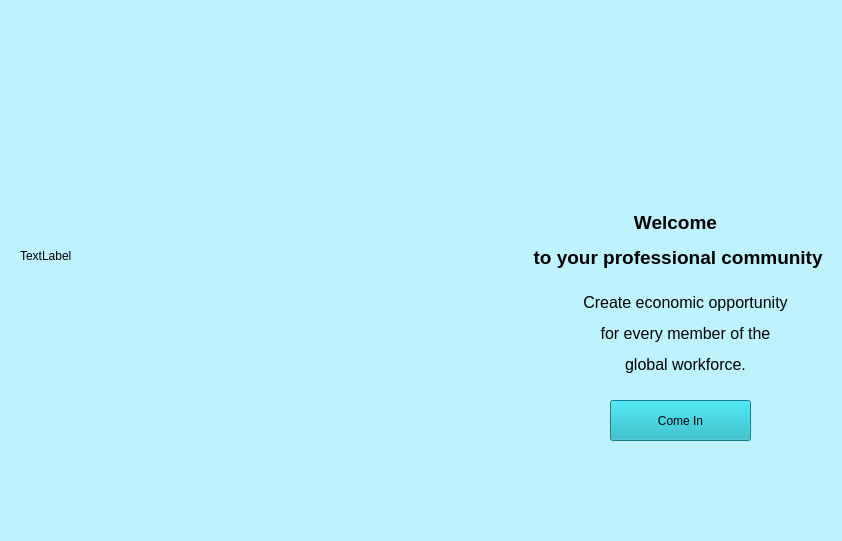
<?xml version="1.0" encoding="UTF-8"?>
<ui version="4.0">
 <class>WelcomeWindow</class>
 <widget class="QMainWindow" name="WelcomeWindow">
  <property name="geometry">
   <rect>
    <x>0</x>
    <y>0</y>
    <width>842</width>
    <height>541</height>
   </rect>
  </property>
  <property name="windowTitle">
   <string>WelcomeWindow</string>
  </property>
  <property name="autoFillBackground">
   <bool>false</bool>
  </property>
  <property name="styleSheet">
   <string notr="true">background-color: rgb(190, 242, 255);</string>
  </property>
  <widget class="QWidget" name="centralwidget">
   <widget class="QLabel" name="ImLabel1">
    <property name="geometry">
     <rect>
      <x>20</x>
      <y>0</y>
      <width>551</width>
      <height>511</height>
     </rect>
    </property>
    <property name="text">
     <string>TextLabel</string>
    </property>
   </widget>
   <widget class="QLabel" name="TextLabel1">
    <property name="geometry">
     <rect>
      <x>520</x>
      <y>210</y>
      <width>311</width>
      <height>61</height>
     </rect>
    </property>
    <property name="autoFillBackground">
     <bool>false</bool>
    </property>
    <property name="styleSheet">
     <string notr="true">color: rgb(255, 255, 127);</string>
    </property>
    <property name="frameShape">
     <enum>QFrame::NoFrame</enum>
    </property>
    <property name="text">
     <string>&lt;!DOCTYPE HTML PUBLIC &quot;-//W3C//DTD HTML 4.0//EN&quot; &quot;http://www.w3.org/TR/REC-html40/strict.dtd&quot;&gt;
&lt;html&gt;&lt;head&gt;&lt;meta name=&quot;qrichtext&quot; content=&quot;1&quot; /&gt;&lt;meta charset=&quot;utf-8&quot; /&gt;&lt;style type=&quot;text/css&quot;&gt;
p, li { white-space: pre-wrap; }
hr { height: 1px; border-width: 0; }
li.unchecked::marker { content: &quot;\2610&quot;; }
li.checked::marker { content: &quot;\2612&quot;; }
&lt;/style&gt;&lt;/head&gt;&lt;body style=&quot; font-family:'Segoe UI'; font-size:11pt; font-weight:400; font-style:normal;&quot;&gt;
&lt;p align=&quot;center&quot; style=&quot; margin-top:12px; margin-bottom:12px; margin-left:0px; margin-right:0px; -qt-block-indent:0; text-indent:0px;&quot;&gt;&lt;span style=&quot; font-size:14pt; font-weight:700; color:#000000;&quot;&gt;Welcome&lt;/span&gt;&lt;/p&gt;
&lt;p align=&quot;center&quot; style=&quot; margin-top:12px; margin-bottom:12px; margin-left:0px; margin-right:0px; -qt-block-indent:0; text-indent:0px;&quot;&gt;&lt;span style=&quot; font-size:14pt; font-weight:700; color:#000000;&quot;&gt; to your professional community&lt;/span&gt;&lt;/p&gt;&lt;/body&gt;&lt;/html&gt;</string>
    </property>
    <property name="scaledContents">
     <bool>true</bool>
    </property>
    <property name="alignment">
     <set>Qt::AlignCenter</set>
    </property>
   </widget>
   <widget class="QLabel" name="Textlabel2">
    <property name="geometry">
     <rect>
      <x>550</x>
      <y>290</y>
      <width>271</width>
      <height>101</height>
     </rect>
    </property>
    <property name="text">
     <string>&lt;html&gt;&lt;head/&gt;&lt;body&gt;&lt;p align=&quot;center&quot;&gt;&lt;span style=&quot; font-size:12pt; color:#000000;&quot;&gt;Create economic opportunity&lt;/span&gt;&lt;/p&gt;&lt;p align=&quot;center&quot;&gt;&lt;span style=&quot; font-size:12pt; color:#000000;&quot;&gt;for every member of the&lt;/span&gt;&lt;/p&gt;&lt;p align=&quot;center&quot;&gt;&lt;span style=&quot; font-size:12pt; color:#000000;&quot;&gt; global workforce.&lt;/span&gt;&lt;br/&gt;&lt;/p&gt;&lt;/body&gt;&lt;/html&gt;</string>
    </property>
    <property name="scaledContents">
     <bool>true</bool>
    </property>
   </widget>
   <widget class="QPushButton" name="PushButton1">
    <property name="enabled">
     <bool>true</bool>
    </property>
    <property name="geometry">
     <rect>
      <x>610</x>
      <y>400</y>
      <width>141</width>
      <height>41</height>
     </rect>
    </property>
    <property name="whatsThis">
     <string extracomment="enter sign in/log in window"/>
    </property>
    <property name="autoFillBackground">
     <bool>false</bool>
    </property>
    <property name="styleSheet">
     <string notr="true">

background-color: rgb(20,176,191);</string>
    </property>
    <property name="text">
     <string>Come In</string>
    </property>
    <property name="autoDefault">
     <bool>false</bool>
    </property>
    <property name="default">
     <bool>false</bool>
    </property>
    <property name="flat">
     <bool>false</bool>
    </property>
   </widget>
  </widget>
  <widget class="QMenuBar" name="menubar">
   <property name="geometry">
    <rect>
     <x>0</x>
     <y>0</y>
     <width>842</width>
     <height>24</height>
    </rect>
   </property>
  </widget>
  <widget class="QStatusBar" name="statusbar"/>
 </widget>
 <resources/>
 <connections/>
</ui>
